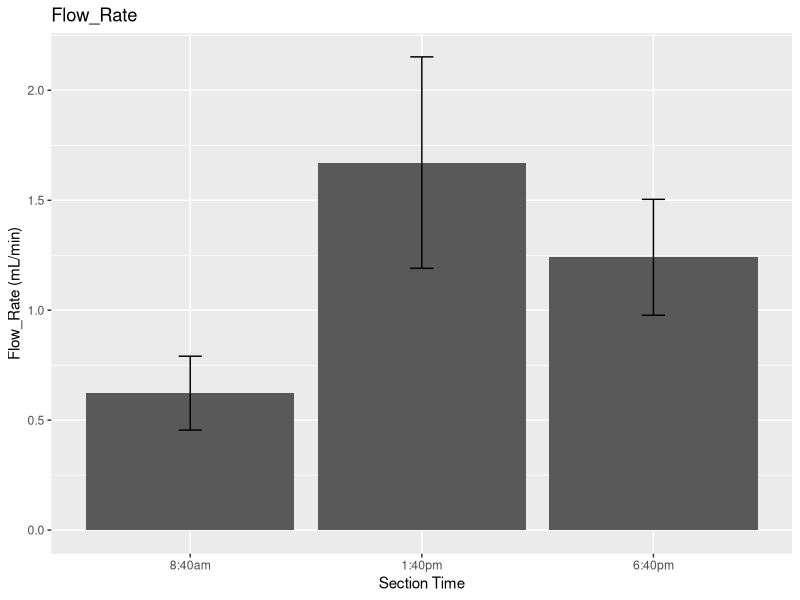
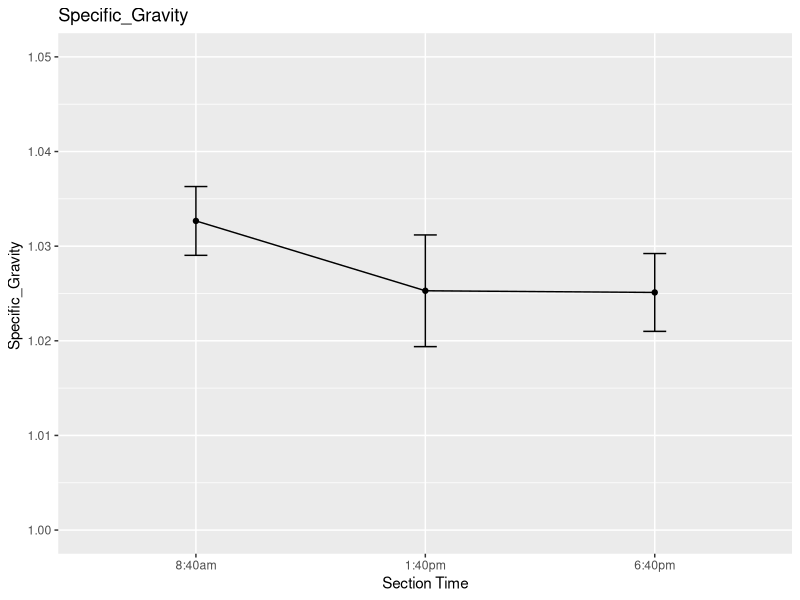
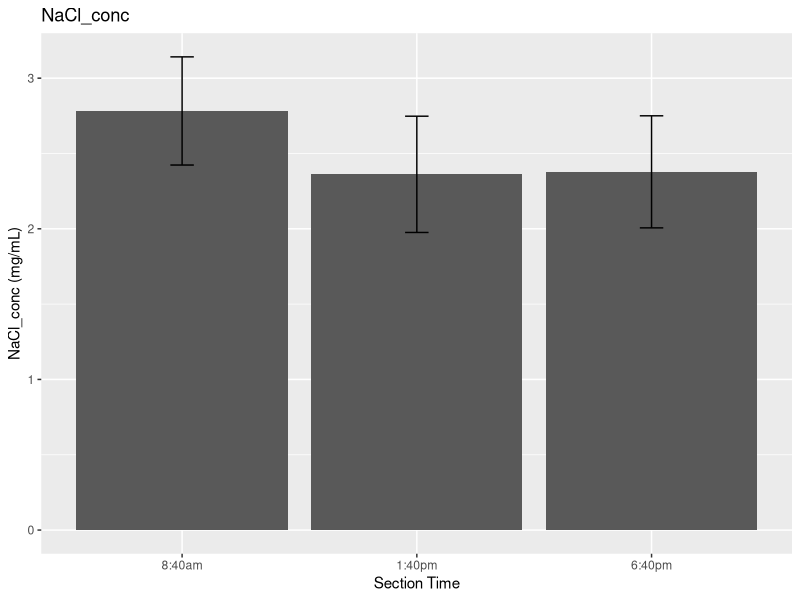
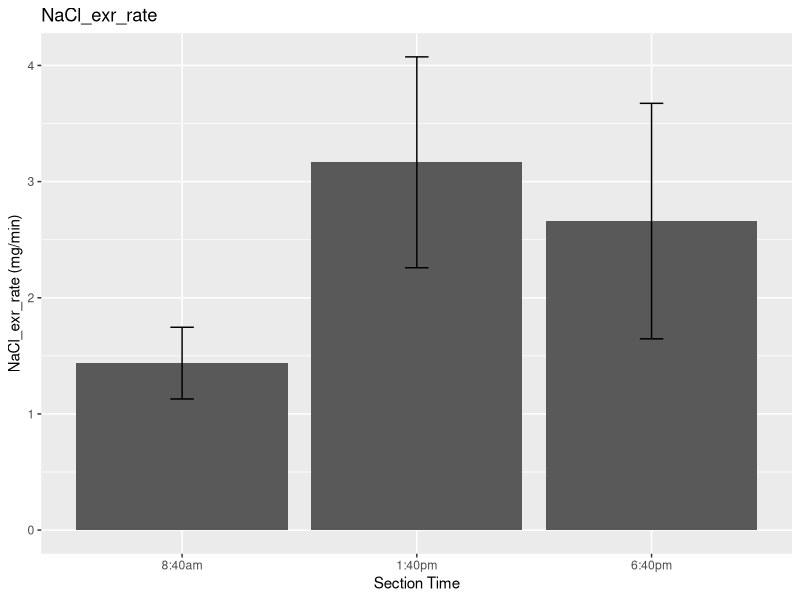
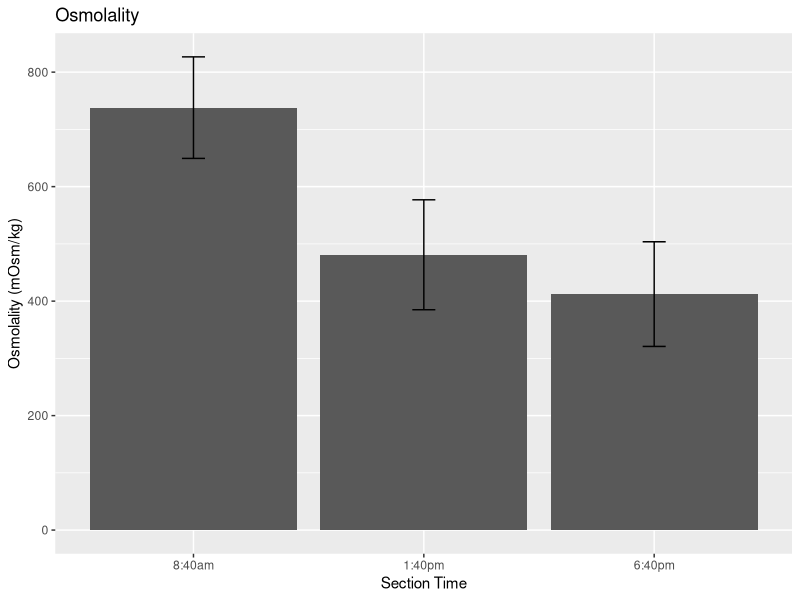
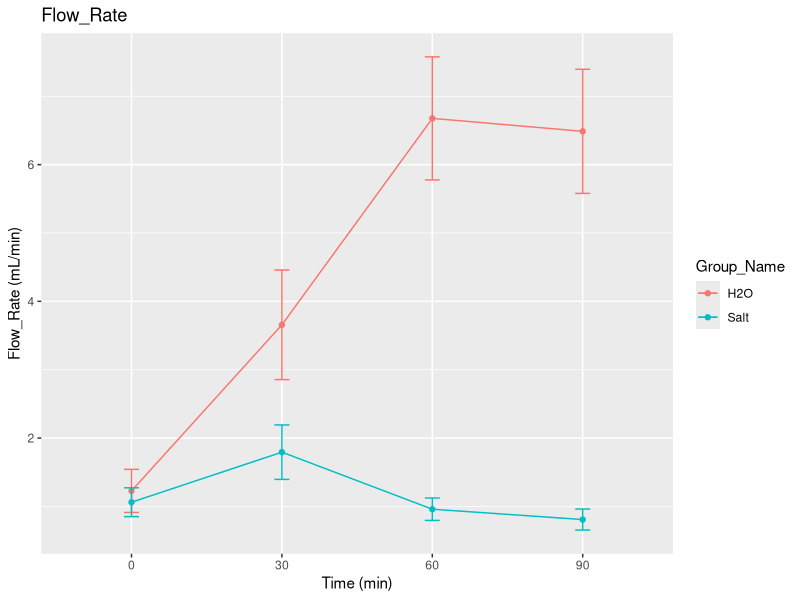
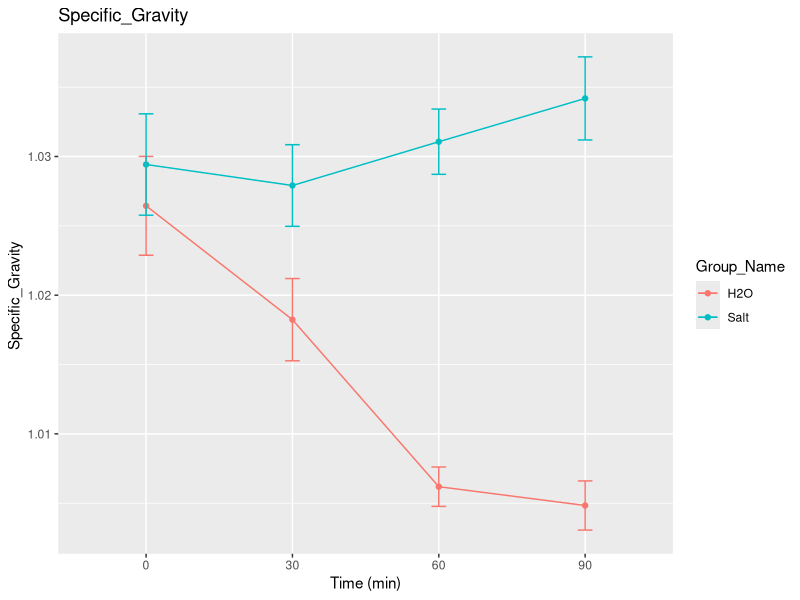
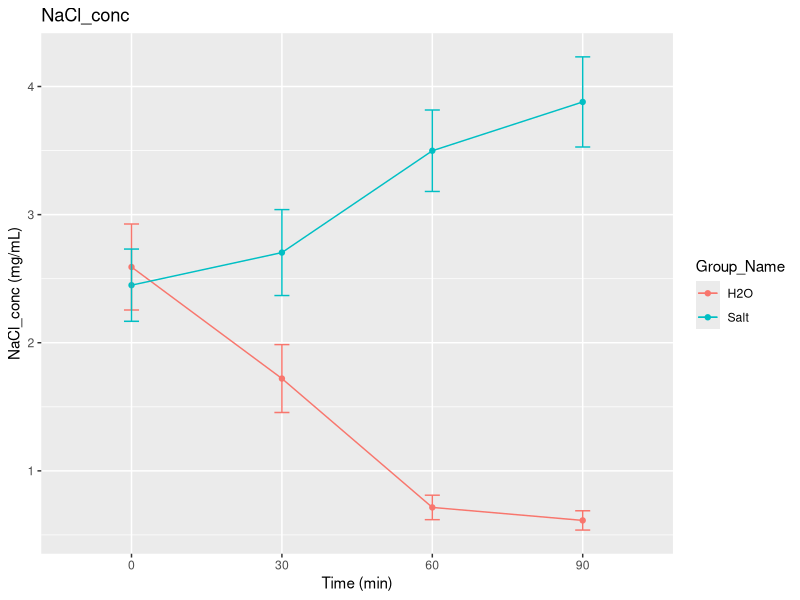

Write R code to recreate these figures, in order.
## ---- chunk 1
knitr::opts_chunk$set(echo=TRUE)
library(tidyverse)
## ---- chunk 2
# make sure .csv file is in the same directory as this .Rmd file
x <- data.frame(read.csv("S2019_Renal_Data.csv"), stringsAsFactors = TRUE) %>%
  gather(Time, Observation, Time_0:Time_90, na.rm = TRUE) %>% 
  arrange(Group_ID, Variable_ID, Subject_ID)
## ---- chunk 3
for (i in c("Flow_Rate", "Specific_Gravity", "NaCl_conc", "NaCl_exr_rate", "Osmolality")) {
  
  #obtain vector of observations for each variable
  variable <- x %>% 
    filter(Variable == i) %>% 
    .["Observation"]
  
  # print output
  print(i)
  print(summary(variable))
}
## ---- chunk 4
for (i in c("Flow_Rate", "Specific_Gravity", "NaCl_conc", "NaCl_exr_rate", "Osmolality")) {
  
  # assign units to each DV
  if (i == "Flow_Rate") {units <- "(mL/min)"}
  if (i == "Specific_Gravity") {units <- ""}
  if (i == "NaCl_conc") {units <- "(mg/mL)"}
  if (i == "NaCl_exr_rate") {units <- "(mg/min)"}
  if (i == "Osmolality") {units <- "(mOsm/kg)"}

  # extract mean at baseline
  baseline_means <- x %>% 
    filter(Variable == i) %>% 
    filter(Time == "Time_0") %>% 
    group_by(Time_ID, Section_Time) %>% 
    summarise(avg = mean(Observation)) %>% 
    arrange(Time_ID)
  
  # extract ci at baseline
  baseline_ci <- x %>% 
    filter(Variable == i) %>% 
    filter(Time == "Time_0") %>% 
    group_by(Time_ID, Section_Time) %>% 
    summarise(ci = 1.96*sd(Observation)/sqrt(n())) %>% 
    arrange(Time_ID)
  
  # plot bar chart with 95% confidence interval bars
  if (i == "Specific_Gravity") {
    print(
      ggplot(baseline_means, mapping = aes(x = Time_ID, y = avg)) +
        geom_point() + 
        geom_line() + 
        geom_errorbar(aes(ymin = avg-baseline_ci$ci, ymax = avg+baseline_ci$ci), width = 0.1) + 
        xlab("Section Time") + 
        ylab(paste(i, units)) + 
        ylim(1, 1.05) + 
        ggtitle(i) + 
        scale_x_discrete(limit = c("8:40am", "1:40pm", "6:40pm"))
    )
  }
  else {
    print(
      ggplot(baseline_means, mapping = aes(x = Time_ID, y = avg)) +
        geom_bar(stat = "identity") + 
        geom_errorbar(aes(ymin = avg-baseline_ci$ci, ymax = avg+baseline_ci$ci), width = 0.1) + 
        xlab("Section Time") + 
        ylab(paste(i, units)) + 
        ggtitle(paste(i)) + 
        scale_x_discrete(limit = c("8:40am", "1:40pm", "6:40pm"))
    )
  }
}
## ---- chunk 5
for (i in c("Flow_Rate", "Specific_Gravity", "NaCl_conc", "NaCl_exr_rate", "Osmolality")) {
  
  # assign units to each DV
  if (i == "Flow_Rate") {units <- "(mL/min)"}
  if (i == "Specific_Gravity") {units <- ""}
  if (i == "NaCl_conc") {units <- "(mg/mL)"}
  if (i == "NaCl_exr_rate") {units <- "(mg/min)"}
  if (i == "Osmolality") {units <- "(mOsm/kg)"}
  
  # calculate the confidence interval for each group at each time-point
  ci <- x %>% 
    filter(Variable == i) %>% 
    group_by(Group_Name, Time) %>% 
    summarise(ci = 1.96*sd(Observation)/sqrt(n()))
  
  # calculate the means for each group at each time-point
  mean <- x %>% 
    filter(Variable == i) %>% 
    select(Group_Name, Time, Observation) %>% 
    group_by(Group_Name, Time) %>% 
    summarise(average = mean(Observation))
  
  # plot group means at each time point with 95% confidence interval bars
  print(
    ggplot(mean, mapping = aes(x = Time, y = average, color = Group_Name, group = Group_Name)) + 
      geom_point() + 
      geom_line() + 
      geom_errorbar(aes(ymin = average-ci$ci, ymax = average+ci$ci), width = 0.1) + 
      xlab("Time (min)") + 
      ylab(paste(i, units)) + 
      ggtitle(i) + 
      scale_x_discrete(labels = c("Time_0" = "0", "Time_30" = "30", "Time_60" = "60", "Time_90" = "90"))
  )
  
}
## ---- chunk 6
# spread the data to have two columns of obs. for Sp Gravity and Osmolality
concentration <- x %>% 
  select(Subject_ID, Variable, Time, Observation) %>% 
  spread(Variable, Observation) %>% 
  filter(!is.na(Specific_Gravity)) %>% 
  filter(!is.na(Osmolality))

refractometer <- concentration$Specific_Gravity
osmometer <- concentration$Osmolality

# fit simple linear regression, plot, and summarize the model
model = lm(refractometer ~ osmometer)
plot(osmometer, refractometer)
abline(model)
summary(model)
